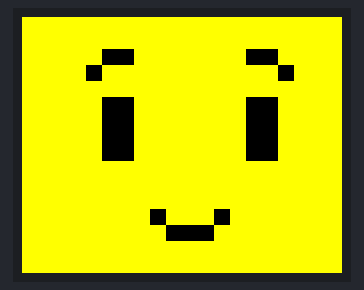
A sketch run on a simulated Arduino Uno, built with avr-gcc and run on an emulated ATmega328P. On the bench: 160×128 colour display.

Above: at 0.2 s.

The sketch:

Ej6_matrixFace.ino
```cpp
#include <SPI.h>
#include <Adafruit_GFX.h>    // Core graphics library
#include <Adafruit_ST7735.h> // Hardware-specific library

// These definitions map display functions to the Adduino UNO display header pins
#define sclk 15
#define mosi 16
#define cs   7
#define dc   6
#define rst  5

// Assign human-readable names to some common 16-bit color values:
  #define BLACK 0x0000
  #define WHITE 0xFFFF
  #define BLUE 0x001F
  #define GREEN   0x07E0
  #define YELLOW 0xFFE0
  #define RED     0xF800
  #define BROWN 0x99AA66
  #define CYAN    0x07FF
  #define MAGENTA 0xF81F

//Declaracion objeto TFT
Adafruit_ST7735 tft = Adafruit_ST7735(cs, dc, rst);

//Variables globales de TFT y de malla
uint16_t BCKG = YELLOW;
int width, height;
bool gridDebug = false;

  //Numero de filas, columnas, anchura y altura de subpixel
int w, h, col, row;

void setup() {
  Serial.begin(9600);
  tft.initR(INITR_BLACKTAB); // Tab Label for ST7735 TFT Screen (INITR_GREENTAB 0x0, INITR_REDTAB 0x1, INITR_BLACKTAB 0x2)

  tft.setRotation(1);

  tft.fillScreen(BCKG);

  width = tft.width();
  height = tft.height();

  //Ahora vamos a rellenar las filas y columnas mediante el uso de un vector en el que guardaremos en cada espacio del vector, cada una de las coordenadas a dibujar

  //Dibujo de malla
  // 16 columnas y 20 filas
  col = 20;
  row = 16;

  // Dividimos la anchura y la altura para determinar cuanto medira cada cuadrado
  w = width/col;
  h = height/row;

  if (gridDebug){
    for(int i = 0; i < col; ++i){
        for(int j=0; j< row; j++){

           tft.drawRect(i*w, j*h, w, h, BLACK);
        }
    }
  }
  //En lugar de utilizar un pixel de forma individual vamos a crear una matriz de valores que contengan la informacion como si de una imagen real se tratara
  //Dentro de cada elemento de la matriz vamos a guardar la informacion del color que queremos dibujar

  //Para crear una matriz es necesario conocer a priori cuantos elementos en filas y en columnas se van a contener
  // En este caso vamos a crear una matriz de 3 filas y 3 columnas y las rellenaremos con colores
  uint16_t eye_i [5][5]={
    {BCKG, BCKG, BLACK, BLACK, BCKG},
    {BCKG, BCKG, BLACK, BLACK, BCKG},
    {BCKG, BCKG, BLACK, BLACK, BCKG},
    {BCKG, BCKG, BLACK, BLACK, BCKG},
    {BCKG, BCKG, BCKG, BCKG, BCKG},
  };

  uint16_t eye_d [5][5]={
    {BCKG, BLACK, BLACK, BCKG, BCKG},
    {BCKG, BLACK, BLACK, BCKG, BCKG},
    {BCKG, BLACK, BLACK, BCKG, BCKG},
    {BCKG, BLACK, BLACK, BCKG, BCKG},
    {BCKG, BCKG, BCKG, BCKG, BCKG},
  };
  uint16_t brow_i [5][5]={
    {BCKG, BCKG, BCKG, BCKG, BCKG},
    {BCKG, BCKG, BCKG, BCKG, BCKG},
    {BCKG, BCKG, BLACK, BLACK, BCKG},
    {BCKG, BLACK, BCKG, BCKG, BCKG},
    {BCKG, BCKG, BCKG, BCKG, BCKG},
  };

  uint16_t brow_d [5][5]={
    {BCKG, BCKG, BCKG, BCKG, BCKG},
    {BCKG, BCKG, BCKG, BCKG, BCKG},
    {BCKG, BLACK, BLACK, BCKG, BCKG},
    {BCKG, BCKG, BCKG, BLACK, BCKG},
    {BCKG, BCKG, BCKG, BCKG, BCKG},
  };

  uint16_t mouth [6][7]={
    {BCKG, BCKG, BCKG, BCKG, BCKG, BCKG, BCKG},
    {BCKG, BCKG, BCKG, BCKG, BCKG, BCKG, BCKG},
    {BCKG, BLACK, BCKG, BCKG, BCKG, BLACK, BCKG},
    {BCKG, BCKG, BLACK, BLACK, BLACK, BCKG, BCKG},
    {BCKG, BCKG, BCKG, BCKG, BCKG, BCKG, BCKG},
    {BCKG, BCKG, BCKG, BCKG, BCKG, BCKG, BCKG},
  };

  //Draw Matrix on each position

  //DRAW Eye_I
  int eyei_x = 5;
  int eyei_y = 3;
  int eyei_r = sizeof(eye_i)/sizeof(eye_i[0]);
  int eyei_c = sizeof(eye_i[0])/sizeof(eye_i[0][0]);

  //Con un control en bucle podemos hacer que se dibujen todos los elemenentos de la matriz
  for (int i = 0; i < eyei_r ; ++i){
    for (int j = 0; j < eyei_c; ++j){
      //Orden de los contadores i y j corresponden con el desplazamiento en alto y ancho respectivamente
      tft.fillRect( ( j+eyei_y  )*w, ( i+eyei_x )*h, w, h, eye_i[i][j]);
    }
  }

  //DRAW Eye_D
  int eyed_x = 5;
  int eyed_y = 13;
  int eyed_r = sizeof(eye_d)/sizeof(eye_d[0]);
  int eyed_c = sizeof(eye_d[0])/sizeof(eye_d[0][0]);

  //Con un control en bucle podemos hacer que se dibujen todos los elemenentos de la matriz
  for (int i = 0; i < eyed_r ; ++i){
    for (int j = 0; j < eyed_c; ++j){
      //Orden de los contadores i y j corresponden con el desplazamiento en alto y ancho respectivamente
      tft.fillRect( ( j+eyed_y  )*w, ( i+eyed_x )*h, w, h, eye_d[i][j]);
    }
  }

  //DRAW Brow_I
  int browi_x = 0;
  int browi_y = 3;
  int browi_r = sizeof(brow_i)/sizeof(brow_i[0]);
  int browi_c = sizeof(brow_i[0])/sizeof(brow_i[0][0]);

  //Con un control en bucle podemos hacer que se dibujen todos los elemenentos de la matriz
  for (int i = 0; i < browi_r ; ++i){
    for (int j = 0; j < browi_c; ++j){
      //Orden de los contadores i y j corresponden con el desplazamiento en alto y ancho respectivamente
      tft.fillRect( ( j+browi_y )*w, ( i+browi_x )*h, w, h, brow_i[i][j]);
    }
  }

  //DRAW Brow_D
  int browd_x = 0;
  int browd_y = 13;
  int browd_r = sizeof(brow_d)/sizeof(brow_d[0]);
  int browd_c = sizeof(brow_d[0])/sizeof(brow_d[0][0]);

  //Con un control en bucle podemos hacer que se dibujen todos los elemenentos de la matriz
  for (int i = 0; i < browd_r ; ++i){
    for (int j = 0; j < browd_c; ++j){
      //Orden de los contadores i y j corresponden con el desplazamiento en alto y ancho respectivamente
      tft.fillRect( ( j+browd_y )*w, ( i+browd_x )*h, w, h, brow_d[i][j]);
    }
  }

  //MOUTH
  int mouth_x = 10;
  int mouth_y = 7;
  int mouth_r = sizeof(mouth)/sizeof(mouth[0]);
  int mouth_c = sizeof(mouth[0])/sizeof(mouth[0][0]);

  //Con un control en bucle podemos hacer que se dibujen todos los elemenentos de la matriz
  for (int i = 0; i < mouth_r ; ++i){
    for (int j = 0; j < mouth_c; ++j){
      //Orden de los contadores i y j corresponden con el desplazamiento en alto y ancho respectivamente
      tft.fillRect( ( j+mouth_y )*w, ( i+mouth_x )*h, w, h, mouth[i][j]);
    }
  }

}

void loop() {

}
```
